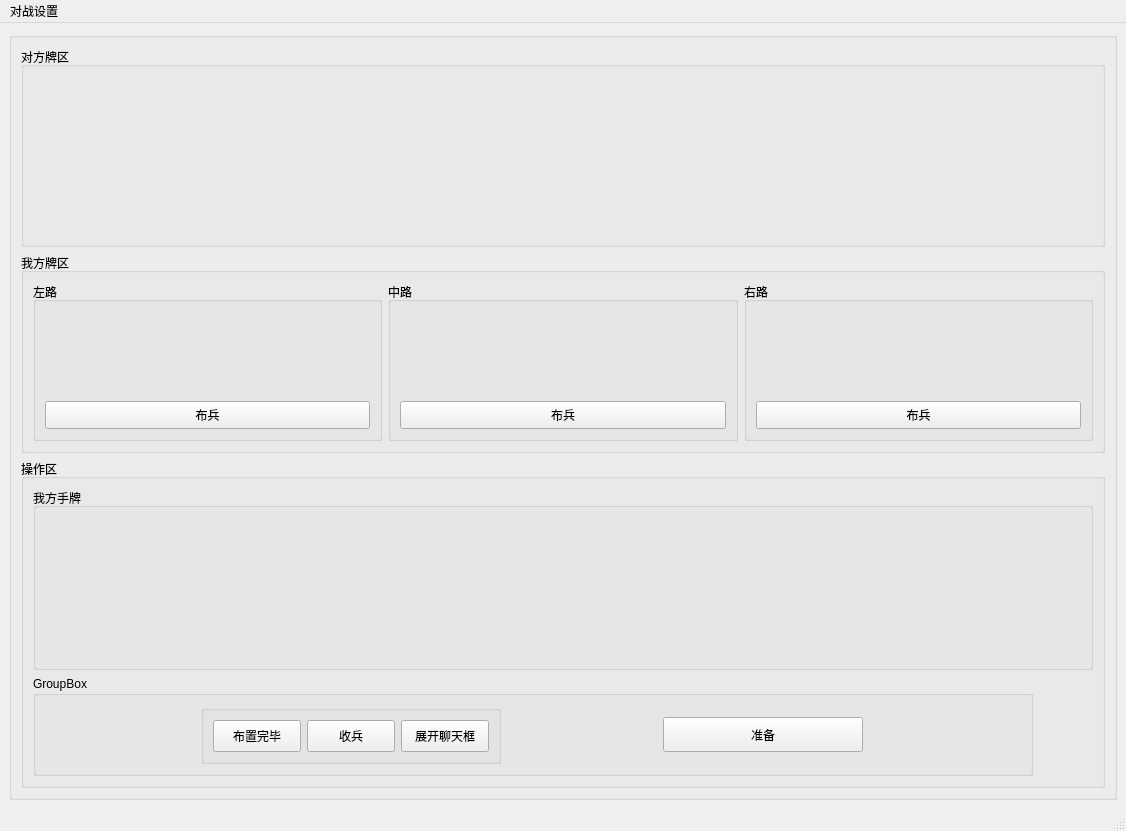
<?xml version="1.0" encoding="UTF-8"?>
<ui version="4.0">
 <class>WarPoker</class>
 <widget class="QMainWindow" name="WarPoker">
  <property name="geometry">
   <rect>
    <x>0</x>
    <y>0</y>
    <width>1126</width>
    <height>831</height>
   </rect>
  </property>
  <property name="sizePolicy">
   <sizepolicy hsizetype="Ignored" vsizetype="Ignored">
    <horstretch>0</horstretch>
    <verstretch>0</verstretch>
   </sizepolicy>
  </property>
  <property name="windowTitle">
   <string>WarPoker</string>
  </property>
  <widget class="QWidget" name="centralwidget">
   <property name="sizePolicy">
    <sizepolicy hsizetype="Ignored" vsizetype="Ignored">
     <horstretch>0</horstretch>
     <verstretch>0</verstretch>
    </sizepolicy>
   </property>
   <layout class="QGridLayout" name="gridLayout_2">
    <item row="0" column="0">
     <widget class="QGroupBox" name="groupBox">
      <property name="sizePolicy">
       <sizepolicy hsizetype="Ignored" vsizetype="Ignored">
        <horstretch>0</horstretch>
        <verstretch>0</verstretch>
       </sizepolicy>
      </property>
      <property name="title">
       <string/>
      </property>
      <layout class="QGridLayout" name="gridLayout">
       <item row="0" column="0">
        <widget class="QGroupBox" name="groupBox_2">
         <property name="sizePolicy">
          <sizepolicy hsizetype="Ignored" vsizetype="Ignored">
           <horstretch>0</horstretch>
           <verstretch>0</verstretch>
          </sizepolicy>
         </property>
         <property name="maximumSize">
          <size>
           <width>16777215</width>
           <height>200</height>
          </size>
         </property>
         <property name="title">
          <string>对方牌区</string>
         </property>
         <layout class="QHBoxLayout" name="horizontalLayout_4">
          <item>
           <widget class="CardOperate" name="enemyCard1">
            <property name="maximumSize">
             <size>
              <width>332</width>
              <height>150</height>
             </size>
            </property>
            <property name="text">
             <string/>
            </property>
           </widget>
          </item>
          <item>
           <widget class="CardOperate" name="enemyCard2">
            <property name="maximumSize">
             <size>
              <width>332</width>
              <height>150</height>
             </size>
            </property>
            <property name="text">
             <string/>
            </property>
           </widget>
          </item>
          <item>
           <widget class="CardOperate" name="enemyCard3">
            <property name="maximumSize">
             <size>
              <width>332</width>
              <height>150</height>
             </size>
            </property>
            <property name="text">
             <string/>
            </property>
           </widget>
          </item>
         </layout>
        </widget>
       </item>
       <item row="1" column="0">
        <widget class="QGroupBox" name="groupBox_3">
         <property name="sizePolicy">
          <sizepolicy hsizetype="Ignored" vsizetype="Ignored">
           <horstretch>0</horstretch>
           <verstretch>0</verstretch>
          </sizepolicy>
         </property>
         <property name="maximumSize">
          <size>
           <width>16777215</width>
           <height>200</height>
          </size>
         </property>
         <property name="title">
          <string>我方牌区</string>
         </property>
         <layout class="QHBoxLayout" name="horizontalLayout_3">
          <item>
           <widget class="QGroupBox" name="left">
            <property name="sizePolicy">
             <sizepolicy hsizetype="Ignored" vsizetype="Ignored">
              <horstretch>0</horstretch>
              <verstretch>0</verstretch>
             </sizepolicy>
            </property>
            <property name="title">
             <string>左路</string>
            </property>
            <layout class="QVBoxLayout" name="verticalLayout_2">
             <item>
              <widget class="CardOperate" name="myCard1">
               <property name="maximumSize">
                <size>
                 <width>1000</width>
                 <height>150</height>
                </size>
               </property>
               <property name="text">
                <string/>
               </property>
              </widget>
             </item>
             <item>
              <widget class="QPushButton" name="leftRoad">
               <property name="sizePolicy">
                <sizepolicy hsizetype="Ignored" vsizetype="Ignored">
                 <horstretch>0</horstretch>
                 <verstretch>0</verstretch>
                </sizepolicy>
               </property>
               <property name="maximumSize">
                <size>
                 <width>332</width>
                 <height>28</height>
                </size>
               </property>
               <property name="text">
                <string>布兵</string>
               </property>
              </widget>
             </item>
            </layout>
           </widget>
          </item>
          <item>
           <widget class="QGroupBox" name="center">
            <property name="sizePolicy">
             <sizepolicy hsizetype="Ignored" vsizetype="Ignored">
              <horstretch>0</horstretch>
              <verstretch>0</verstretch>
             </sizepolicy>
            </property>
            <property name="title">
             <string>中路</string>
            </property>
            <layout class="QVBoxLayout" name="verticalLayout_4">
             <item>
              <widget class="CardOperate" name="myCard2">
               <property name="maximumSize">
                <size>
                 <width>1000</width>
                 <height>150</height>
                </size>
               </property>
               <property name="text">
                <string/>
               </property>
              </widget>
             </item>
             <item>
              <widget class="QPushButton" name="centerRoad">
               <property name="sizePolicy">
                <sizepolicy hsizetype="Ignored" vsizetype="Ignored">
                 <horstretch>0</horstretch>
                 <verstretch>0</verstretch>
                </sizepolicy>
               </property>
               <property name="maximumSize">
                <size>
                 <width>332</width>
                 <height>28</height>
                </size>
               </property>
               <property name="text">
                <string>布兵</string>
               </property>
              </widget>
             </item>
            </layout>
           </widget>
          </item>
          <item>
           <widget class="QGroupBox" name="right">
            <property name="sizePolicy">
             <sizepolicy hsizetype="Ignored" vsizetype="Ignored">
              <horstretch>0</horstretch>
              <verstretch>0</verstretch>
             </sizepolicy>
            </property>
            <property name="title">
             <string>右路</string>
            </property>
            <layout class="QVBoxLayout" name="verticalLayout_5">
             <item>
              <widget class="CardOperate" name="myCard3">
               <property name="sizePolicy">
                <sizepolicy hsizetype="Ignored" vsizetype="Ignored">
                 <horstretch>0</horstretch>
                 <verstretch>0</verstretch>
                </sizepolicy>
               </property>
               <property name="maximumSize">
                <size>
                 <width>1000</width>
                 <height>150</height>
                </size>
               </property>
               <property name="text">
                <string/>
               </property>
              </widget>
             </item>
             <item>
              <widget class="QPushButton" name="rightRoad">
               <property name="sizePolicy">
                <sizepolicy hsizetype="Ignored" vsizetype="Ignored">
                 <horstretch>0</horstretch>
                 <verstretch>0</verstretch>
                </sizepolicy>
               </property>
               <property name="maximumSize">
                <size>
                 <width>332</width>
                 <height>28</height>
                </size>
               </property>
               <property name="text">
                <string>布兵</string>
               </property>
              </widget>
             </item>
            </layout>
           </widget>
          </item>
         </layout>
        </widget>
       </item>
       <item row="2" column="0">
        <widget class="QGroupBox" name="groupBox_5">
         <property name="sizePolicy">
          <sizepolicy hsizetype="Ignored" vsizetype="Ignored">
           <horstretch>0</horstretch>
           <verstretch>0</verstretch>
          </sizepolicy>
         </property>
         <property name="title">
          <string>操作区</string>
         </property>
         <layout class="QVBoxLayout" name="verticalLayout_3">
          <item>
           <widget class="QGroupBox" name="groupBox_6">
            <property name="sizePolicy">
             <sizepolicy hsizetype="Ignored" vsizetype="Ignored">
              <horstretch>0</horstretch>
              <verstretch>0</verstretch>
             </sizepolicy>
            </property>
            <property name="title">
             <string>我方手牌</string>
            </property>
            <layout class="QHBoxLayout" name="horizontalLayout_5">
             <item>
              <widget class="CardOperate" name="handCard1">
               <property name="sizePolicy">
                <sizepolicy hsizetype="Ignored" vsizetype="Ignored">
                 <horstretch>0</horstretch>
                 <verstretch>0</verstretch>
                </sizepolicy>
               </property>
               <property name="maximumSize">
                <size>
                 <width>105</width>
                 <height>150</height>
                </size>
               </property>
               <property name="text">
                <string/>
               </property>
              </widget>
             </item>
             <item>
              <widget class="CardOperate" name="handCard2">
               <property name="sizePolicy">
                <sizepolicy hsizetype="Ignored" vsizetype="Ignored">
                 <horstretch>0</horstretch>
                 <verstretch>0</verstretch>
                </sizepolicy>
               </property>
               <property name="maximumSize">
                <size>
                 <width>105</width>
                 <height>150</height>
                </size>
               </property>
               <property name="text">
                <string/>
               </property>
              </widget>
             </item>
             <item>
              <widget class="CardOperate" name="handCard3">
               <property name="sizePolicy">
                <sizepolicy hsizetype="Ignored" vsizetype="Ignored">
                 <horstretch>0</horstretch>
                 <verstretch>0</verstretch>
                </sizepolicy>
               </property>
               <property name="maximumSize">
                <size>
                 <width>105</width>
                 <height>150</height>
                </size>
               </property>
               <property name="text">
                <string/>
               </property>
              </widget>
             </item>
             <item>
              <widget class="CardOperate" name="handCard4">
               <property name="sizePolicy">
                <sizepolicy hsizetype="Ignored" vsizetype="Ignored">
                 <horstretch>0</horstretch>
                 <verstretch>0</verstretch>
                </sizepolicy>
               </property>
               <property name="maximumSize">
                <size>
                 <width>105</width>
                 <height>150</height>
                </size>
               </property>
               <property name="text">
                <string/>
               </property>
              </widget>
             </item>
             <item>
              <widget class="CardOperate" name="handCard5">
               <property name="sizePolicy">
                <sizepolicy hsizetype="Ignored" vsizetype="Ignored">
                 <horstretch>0</horstretch>
                 <verstretch>0</verstretch>
                </sizepolicy>
               </property>
               <property name="maximumSize">
                <size>
                 <width>105</width>
                 <height>150</height>
                </size>
               </property>
               <property name="text">
                <string/>
               </property>
              </widget>
             </item>
             <item>
              <widget class="CardOperate" name="handCard6">
               <property name="sizePolicy">
                <sizepolicy hsizetype="Ignored" vsizetype="Ignored">
                 <horstretch>0</horstretch>
                 <verstretch>0</verstretch>
                </sizepolicy>
               </property>
               <property name="maximumSize">
                <size>
                 <width>105</width>
                 <height>150</height>
                </size>
               </property>
               <property name="text">
                <string/>
               </property>
              </widget>
             </item>
             <item>
              <widget class="CardOperate" name="handCard7">
               <property name="sizePolicy">
                <sizepolicy hsizetype="Ignored" vsizetype="Ignored">
                 <horstretch>0</horstretch>
                 <verstretch>0</verstretch>
                </sizepolicy>
               </property>
               <property name="maximumSize">
                <size>
                 <width>105</width>
                 <height>150</height>
                </size>
               </property>
               <property name="text">
                <string/>
               </property>
              </widget>
             </item>
             <item>
              <widget class="CardOperate" name="handCard8">
               <property name="sizePolicy">
                <sizepolicy hsizetype="Ignored" vsizetype="Ignored">
                 <horstretch>0</horstretch>
                 <verstretch>0</verstretch>
                </sizepolicy>
               </property>
               <property name="maximumSize">
                <size>
                 <width>105</width>
                 <height>150</height>
                </size>
               </property>
               <property name="text">
                <string/>
               </property>
              </widget>
             </item>
             <item>
              <widget class="CardOperate" name="handCard9">
               <property name="sizePolicy">
                <sizepolicy hsizetype="Ignored" vsizetype="Ignored">
                 <horstretch>0</horstretch>
                 <verstretch>0</verstretch>
                </sizepolicy>
               </property>
               <property name="maximumSize">
                <size>
                 <width>105</width>
                 <height>150</height>
                </size>
               </property>
               <property name="text">
                <string/>
               </property>
              </widget>
             </item>
            </layout>
           </widget>
          </item>
          <item>
           <widget class="QGroupBox" name="groupBox_7">
            <property name="sizePolicy">
             <sizepolicy hsizetype="Ignored" vsizetype="Ignored">
              <horstretch>0</horstretch>
              <verstretch>0</verstretch>
             </sizepolicy>
            </property>
            <property name="maximumSize">
             <size>
              <width>1000</width>
              <height>100</height>
             </size>
            </property>
            <property name="title">
             <string>GroupBox</string>
            </property>
            <layout class="QHBoxLayout" name="horizontalLayout_2">
             <item>
              <widget class="QGroupBox" name="groupBox_4">
               <property name="sizePolicy">
                <sizepolicy hsizetype="Ignored" vsizetype="Ignored">
                 <horstretch>0</horstretch>
                 <verstretch>0</verstretch>
                </sizepolicy>
               </property>
               <property name="maximumSize">
                <size>
                 <width>300</width>
                 <height>100</height>
                </size>
               </property>
               <property name="title">
                <string/>
               </property>
               <layout class="QHBoxLayout" name="horizontalLayout">
                <item>
                 <widget class="QPushButton" name="cardConfirm">
                  <property name="sizePolicy">
                   <sizepolicy hsizetype="Ignored" vsizetype="Ignored">
                    <horstretch>0</horstretch>
                    <verstretch>0</verstretch>
                   </sizepolicy>
                  </property>
                  <property name="text">
                   <string>布置完毕</string>
                  </property>
                 </widget>
                </item>
                <item>
                 <widget class="QPushButton" name="recovery">
                  <property name="sizePolicy">
                   <sizepolicy hsizetype="Ignored" vsizetype="Ignored">
                    <horstretch>0</horstretch>
                    <verstretch>0</verstretch>
                   </sizepolicy>
                  </property>
                  <property name="text">
                   <string>收兵</string>
                  </property>
                 </widget>
                </item>
                <item>
                 <widget class="QPushButton" name="chatTool">
                  <property name="sizePolicy">
                   <sizepolicy hsizetype="Ignored" vsizetype="Ignored">
                    <horstretch>0</horstretch>
                    <verstretch>0</verstretch>
                   </sizepolicy>
                  </property>
                  <property name="text">
                   <string>展开聊天框</string>
                  </property>
                 </widget>
                </item>
               </layout>
              </widget>
             </item>
             <item>
              <widget class="QPushButton" name="readyButton">
               <property name="sizePolicy">
                <sizepolicy hsizetype="Ignored" vsizetype="Ignored">
                 <horstretch>0</horstretch>
                 <verstretch>0</verstretch>
                </sizepolicy>
               </property>
               <property name="maximumSize">
                <size>
                 <width>200</width>
                 <height>35</height>
                </size>
               </property>
               <property name="text">
                <string>准备</string>
               </property>
              </widget>
             </item>
            </layout>
           </widget>
          </item>
         </layout>
        </widget>
       </item>
      </layout>
     </widget>
    </item>
   </layout>
  </widget>
  <widget class="QMenuBar" name="menubar">
   <property name="geometry">
    <rect>
     <x>0</x>
     <y>0</y>
     <width>1126</width>
     <height>26</height>
    </rect>
   </property>
   <widget class="QMenu" name="menu">
    <property name="title">
     <string>对战设置</string>
    </property>
    <addaction name="actionconfig"/>
   </widget>
   <addaction name="menu"/>
  </widget>
  <widget class="QStatusBar" name="statusbar"/>
  <action name="actionconfig">
   <property name="text">
    <string>config</string>
   </property>
  </action>
 </widget>
 <customwidgets>
  <customwidget>
   <class>CardOperate</class>
   <extends>QLabel</extends>
   <header>cardoperate.h</header>
  </customwidget>
 </customwidgets>
 <resources/>
 <connections/>
</ui>
